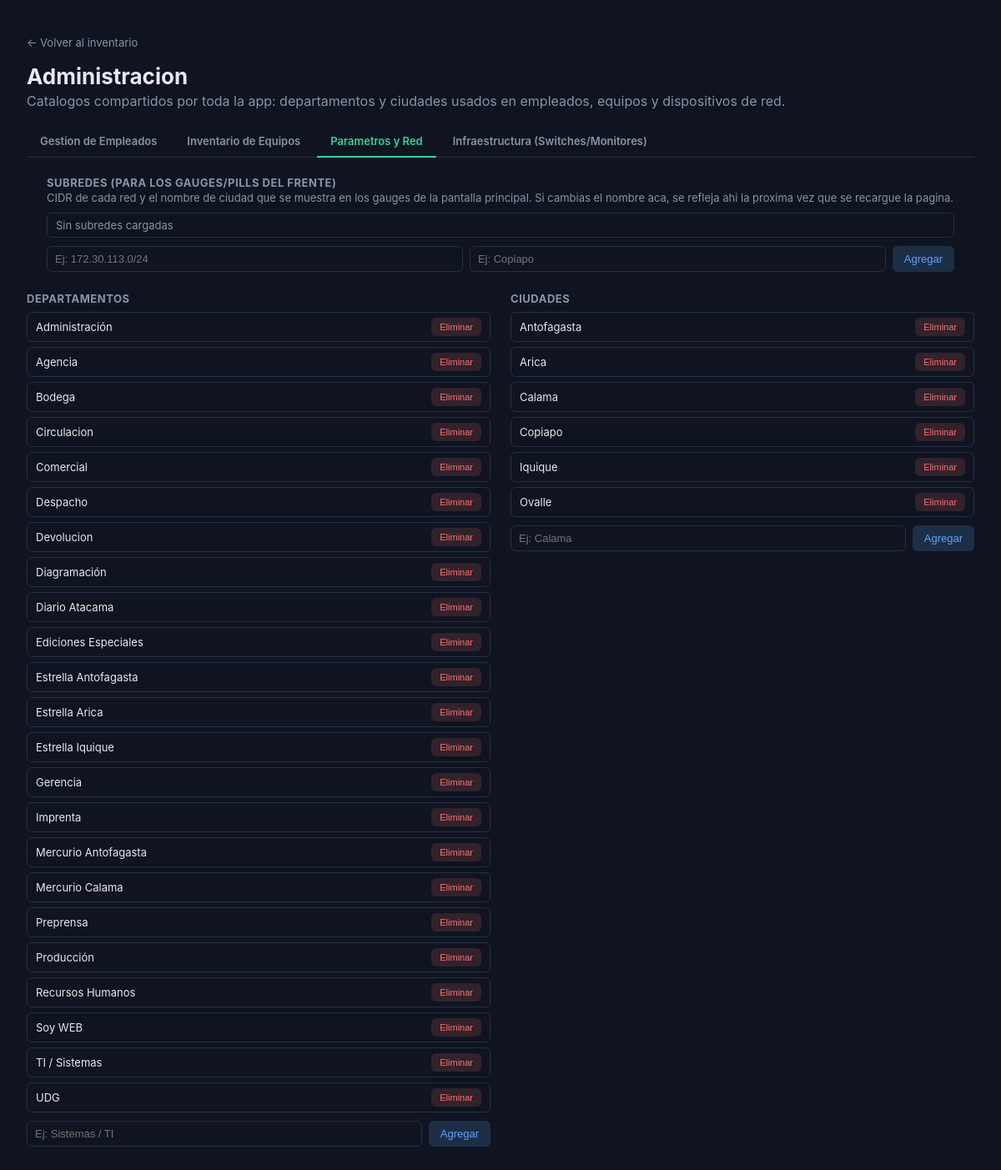
Screenshot of /admin/parametros with the database file from the repository.
### tables this page shows
CREATE TABLE departamentos (
    id INTEGER PRIMARY KEY AUTOINCREMENT,
    nombre TEXT NOT NULL UNIQUE
);

CREATE TABLE ciudades (
    id INTEGER PRIMARY KEY AUTOINCREMENT,
    nombre TEXT NOT NULL UNIQUE
);

### blueprints/admin.py (the view)
@bp.route("/admin/parametros")
def admin_parametros():
    return render_template(
        "admin_parametros.html", departamentos=db.list_departamentos(), ciudades=db.list_ciudades(),
        subredes=db.list_subredes(),
        active_tab="parametros",
    )

### db/_core.py (called while the page is built)
def get_connection():
    conn = sqlite3.connect(DB_PATH)
    conn.row_factory = sqlite3.Row
    return conn

@contextmanager
def conexion():
    conn = get_connection()
    try:
        yield conn
    finally:
        conn.close()

### db/catalogos.py (called while the page is built)
def list_departamentos():
    with conexion() as conn:
        rows = conn.execute("SELECT * FROM departamentos ORDER BY nombre").fetchall()
        return [dict(r) for r in rows]

def list_ciudades():
    with conexion() as conn:
        rows = conn.execute("SELECT * FROM ciudades ORDER BY nombre").fetchall()
        return [dict(r) for r in rows]

def list_subredes():
    with conexion() as conn:
        rows = conn.execute("SELECT * FROM subredes ORDER BY cidr").fetchall()
        return [dict(r) for r in rows]

### templates/admin_parametros.html (shortened to what this page needs)
<!DOCTYPE html>
<html lang="es">
<head>
<link rel="stylesheet" href="{{ url_for('static', filename='style.css') }}">
</head>
<body>
<header>
  <p class="back"><a href="{{ url_for('index') }}">&larr; Volver al inventario</a></p>
  <div class="header-row">
    <div>
      <h1>Administracion</h1>
      <p class="subtitle">Catalogos compartidos por toda la app: departamentos y ciudades usados en empleados, equipos y dispositivos de red.</p>
    </div>
  </div>
</header>
<nav class="admin-tabs">
  <a href="{{ url_for('admin.admin') }}" class="{{ 'active' if active_tab == 'empleados' else '' }}">Gestion de Empleados</a>
  <a href="{{ url_for('admin.admin_equipos') }}" class="{{ 'active' if active_tab == 'equipos' else '' }}">Inventario de Equipos</a>
  <a href="{{ url_for('admin.admin_parametros') }}" class="{{ 'active' if active_tab == 'parametros' else '' }}">Parametros y Red</a>
  <a href="{{ url_for('topologia.topologia') }}" class="{{ 'active' if active_tab == 'infraestructura' else '' }}">Infraestructura (Switches/Monitores)</a>
</nav>
<div class="catalogo-col" style="margin: 0 24px 24px;">
  <h3>Subredes (para los gauges/pills del frente)</h3>
  <p class="muted" style="margin: -6px 0 10px; font-size: 13px;">
    CIDR de cada red y el nombre de ciudad que se muestra en los gauges de la pantalla principal.
    Si cambias el nombre aca, se refleja ahi la proxima vez que se recargue la pagina.
  </p>
  <ul class="catalogo-list">
    {% for s in subredes %}
    <li>
      <form method="post" action="{{ url_for('admin.editar_subred', subred_id=s.id) }}" style="display:flex; gap:8px; align-items:center; flex:1;">
        <input type="text" name="cidr" value="{{ s.cidr }}" placeholder="Ej: 172.30.100.0/24" style="max-width:180px;" required>
        <input type="text" name="ciudad" value="{{ s.ciudad }}" placeholder="Ej: Antofagasta Rendic" required>
        <button type="submit" class="btn btn-confirm">Guardar</button>
      </form>
      <form method="post" action="{{ url_for('admin.eliminar_subred', subred_id=s.id) }}">
        <button type="submit" class="btn btn-discard" onclick="return confirm('Eliminar la subred {{ s.cidr }}?')">Eliminar</button>
      </form>
    </li>
    {% else %}
    <li class="muted">Sin subredes cargadas</li>
    {% endfor %}
  </ul>
  <form method="post" action="{{ url_for('admin.crear_subred') }}" class="catalogo-add-form">
    <input type="text" name="cidr" placeholder="Ej: 172.30.113.0/24" required>
    <input type="text" name="ciudad" placeholder="Ej: Copiapo" required>
    <button type="submit" class="btn btn-primary">Agregar</button>
  </form>
</div>
<div class="catalogos-grid">
  <div class="catalogo-col">
    <h3>Departamentos</h3>
    <ul class="catalogo-list">
      {% for d in departamentos %}
      <li>
        <span>{{ d.nombre }}</span>
        <form method="post" action="{{ url_for('admin.eliminar_departamento', departamento_id=d.id) }}">
          <button type="submit" class="btn btn-discard" onclick="return confirm('Eliminar departamento {{ d.nombre }}?')">Eliminar</button>
        </form>
      </li>
      {% else %}
      <li class="muted">Sin departamentos cargados</li>
      {% endfor %}
    </ul>
    <form method="post" action="{{ url_for('admin.crear_departamento') }}" class="catalogo-add-form">
      <input type="text" name="nombre" placeholder="Ej: Sistemas / TI" required>
      <button type="submit" class="btn btn-primary">Agregar</button>
    </form>
  </div>
  <div class="catalogo-col">
    <h3>Ciudades</h3>
    <ul class="catalogo-list">
      {% for c in ciudades %}
      <li>
        <span>{{ c.nombre }}</span>
        <form method="post" action="{{ url_for('admin.eliminar_ciudad', ciudad_id=c.id) }}">
          <button type="submit" class="btn btn-discard" onclick="return confirm('Eliminar ciudad {{ c.nombre }}?')">Eliminar</button>
        </form>
      </li>
      {% else %}
      <li class="muted">Sin ciudades cargadas</li>
      {% endfor %}
    </ul>
    <form method="post" action="{{ url_for('admin.crear_ciudad') }}" class="catalogo-add-form">
      <input type="text" name="nombre" placeholder="Ej: Calama" required>
      <button type="submit" class="btn btn-primary">Agregar</button>
    </form>
  </div>
</div>
</body>
</html>

### static/style.css (style rules this page uses)
:root { --bg: #0f1420; --panel: #171e2e; --border: #262f45; --text: #e6e9f0; --muted: #8a93a8; --green: #34d399; --amber: #fbbf24; --red: #f87171; --blue: #60a5fa; --teal: #2dd4bf; }
* { box-sizing: border-box; }
body { margin: 0; font-family: -apple-system, Segoe UI, Roboto, sans-serif; background: var(--bg); color: var(--text); padding: 24px 32px 60px; }
header h1 { margin: 0 0 4px; font-size: 22px; }
header .subtitle { margin: 0 0 20px; color: var(--muted); font-size: 14px; }
.btn { border: none; border-radius: 6px; padding: 5px 10px; font-size: 11px; cursor: pointer; }
.btn-discard { background: rgba(248, 113, 113, 0.15); color: var(--red); }
.btn-primary { background: rgba(96, 165, 250, 0.18); color: var(--blue); border: none; border-radius: 6px; padding: 7px 14px; cursor: pointer; font-size: 13px; }
.muted { color: var(--muted); }
.back a { color: var(--muted); text-decoration: none; font-size: 13px; }
.header-row { display: flex; justify-content: space-between; align-items: flex-start; }
.catalogos-grid { display: flex; gap: 24px; margin-top: 14px; flex-wrap: wrap; }
.catalogo-col { flex: 1; min-width: 220px; }
.catalogo-col h3 { font-size: 13px; color: var(--muted); margin: 0 0 8px; text-transform: uppercase; letter-spacing: 0.04em; }
.catalogo-list { list-style: none; margin: 0 0 10px; padding: 0; display: flex; flex-direction: column; gap: 6px; }
.catalogo-list li { display: flex; justify-content: space-between; align-items: center; background: #0f1420; border: 1px solid var(--border); border-radius: 6px; padding: 6px 10px; font-size: 13px; }
.catalogo-list li form { display: inline; }
.catalogo-add-form { display: flex; gap: 8px; }
.catalogo-add-form input { flex: 1; background: #0f1420; color: var(--text); border: 1px solid var(--border); border-radius: 6px; padding: 7px 9px; font-size: 13px; }
.admin-tabs { display: flex; gap: 4px; border-bottom: 1px solid var(--border); margin-bottom: 22px; flex-wrap: wrap; }
.admin-tabs a { color: var(--muted); text-decoration: none; font-size: 13px; font-weight: 600; padding: 10px 16px; border-bottom: 2px solid transparent; margin-bottom: -1px; transition: color 0.15s, border-color 0.15s; }
.admin-tabs a.active { color: var(--green); border-bottom-color: var(--green); }
@media (min-width: 769px) and (max-width: 1450px) { header h1 { font-size: 26px; } }
@media (min-width: 769px) and (max-width: 1450px) { header .subtitle { font-size: 16px; } }

### rows the page displays
departamentos: nombre "Administración"
departamentos: nombre "Agencia"
departamentos: nombre "Bodega"
departamentos: nombre "Circulacion"
departamentos: nombre "Comercial"
departamentos: nombre "Despacho"
departamentos: nombre "Devolucion"
departamentos: nombre "Diagramación"
departamentos: nombre "Diario Atacama"
departamentos: nombre "Ediciones Especiales"
departamentos: nombre "Estrella Antofagasta"
departamentos: nombre "Estrella Arica"
departamentos: nombre "Estrella Iquique"
departamentos: nombre "Gerencia"
departamentos: nombre "Imprenta"
departamentos: nombre "Mercurio Antofagasta"
departamentos: nombre "Mercurio Calama"
departamentos: nombre "Preprensa"
departamentos: nombre "Producción"
departamentos: nombre "Recursos Humanos"
departamentos: nombre "Soy WEB"
departamentos: nombre "TI / Sistemas"
departamentos: nombre "UDG"
ciudades: nombre "Antofagasta"
ciudades: nombre "Arica"
ciudades: nombre "Calama"
ciudades: nombre "Copiapo"
ciudades: nombre "Iquique"
ciudades: nombre "Ovalle"
